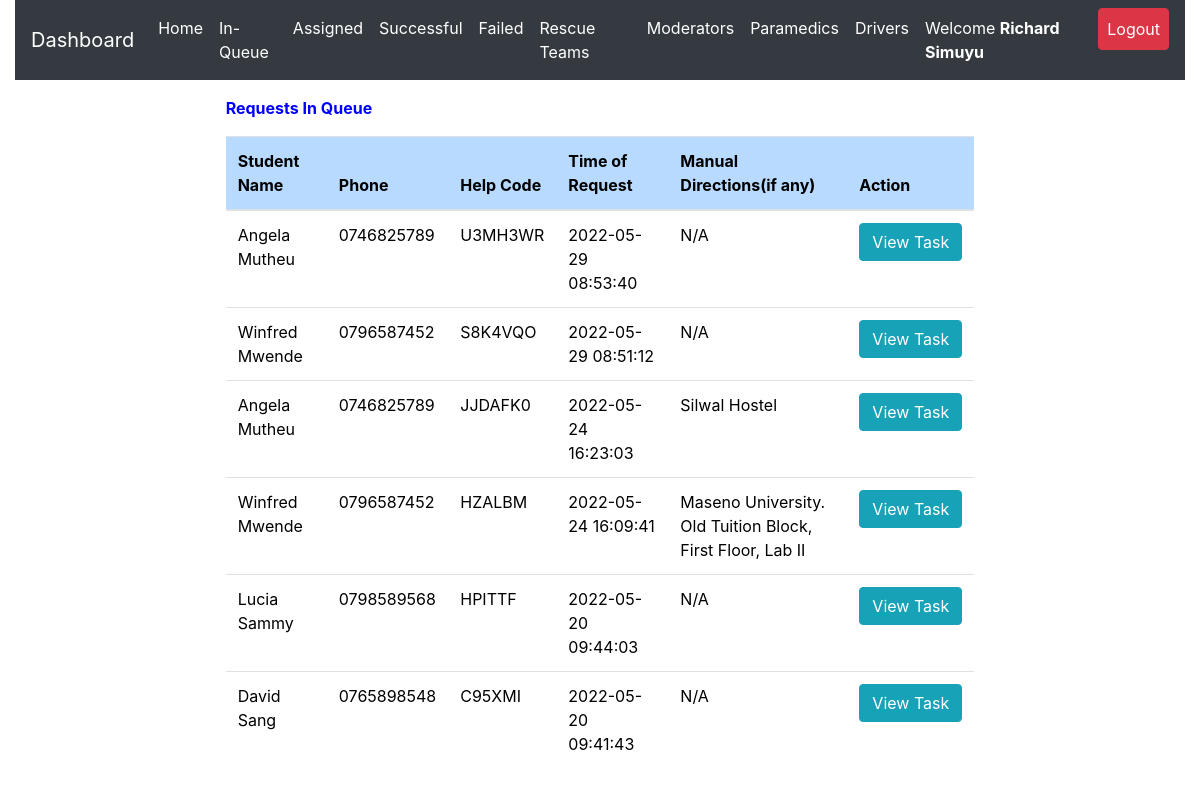
The page /admin/inqueue.php (signed in) on the database its author committed.
### tables this page shows
CREATE TABLE `request_status` (
  `id` int(20) NOT NULL,
  `helpID` varchar(50) NOT NULL,
  `ip_address` varchar(100) NOT NULL,
  `request_latitude` varchar(50) NOT NULL DEFAULT '0',
  `request_longitude` varchar(50) NOT NULL DEFAULT '0',
  `status` varchar(50) DEFAULT 'Pending',
  `emergency_type` varchar(50) NOT NULL,
  `manual_directions` varchar(500) DEFAULT 'N/A',
  `emergency_description` varchar(255) DEFAULT 'No Description',
  `admNo` varchar(255) NOT NULL,
  `timestamp` datetime NOT NULL DEFAULT CURRENT_TIMESTAMP
);

CREATE TABLE `student_details` (
  `id` int(20) NOT NULL,
  `regNum` varchar(255) NOT NULL,
  `firstname` varchar(255) NOT NULL,
  `lastname` varchar(255) NOT NULL,
  `emailaddress` varchar(255) NOT NULL,
  `phonenumber` varchar(15) NOT NULL,
  `password` varchar(255) NOT NULL,
  `password_reset_token` varchar(500) DEFAULT NULL,
  `date` datetime NOT NULL DEFAULT CURRENT_TIMESTAMP
);

### admin/inqueue.php (the view, shortened to what this page needs)
<?php
include 'server.php';
$admin_id = $_SESSION['admin_id'];
$admin_fname = $_SESSION['admin_firstname'];
$admin_lname = $_SESSION['admin_lastname'];
$admin_name = $admin_fname. " ".$admin_lname;
?>
<!DOCTYPE html>
<html lang="en">
<head>
<?php include './includes/header.php'; ?>
</head>
  <body>
    <?php include './includes/navbar.php'; ?>
  <div class="row m-3">
<div class="col-md-2"></div>
    <div class="col-md-8">
<div class="table-responsive-lg">
    <table class="table" style='color:black'>
        <thead>
          <p  style='color:blue; font-weight:bold'>
          Requests In Queue
</p>
            <tr >
              <th scope="col" class="table-primary">Student Name</th>
              <th scope="col" class="table-primary">Phone</th>
              <th scope="col" class="table-primary">Help Code</th>
              <th scope="col" class="table-primary">Time of Request</th>
              <th scope="col" class="table-primary">Manual Directions(if any)</th>
              <th scope="col" class="table-primary">Action</th>
            </tr>
          </thead>
          <tbody>
    <?php
    if($admin_id){
        $data_fetch_query = "SELECT request_status.id, request_status.helpID,request_status.manual_directions,request_status.status,request_status.emergency_description,
        request_status.admNo,request_status.timestamp,student_details.regNum,student_details.regNum,
        student_details.firstname,student_details.lastname,student_details.phonenumber
        FROM request_status
        INNER JOIN student_details ON request_status.admNo = student_details.regNum  WHERE request_status.status ='Pending' order by request_status.timestamp DESC;";
        $data_result = mysqli_query($db, $data_fetch_query);
        if ($data_result->num_rows > 0){
            while($row = $data_result->fetch_assoc()) {
            $help_code=$row["helpID"];
            $request_status=$row["status"];
            $name=$row["firstname"] ." ".$row["lastname"];
            $phone=$row["phonenumber"];
            $description=$row["emergency_description"];
        echo "<tr style='font-weight:normal'> <td>" .$row["firstname"]." ".$row["lastname"]. "</td>";
        echo "<td>" .$row["phonenumber"]."</td>";
        echo "<td>" .$row["helpID"]."</td>";
        echo "<td>" .$row["timestamp"]."</td>";
        echo "<td>" .$row["manual_directions"]."</td>";
        echo "<td>
        <form method ='POST' action='server.php'>
        <input  type='text' hidden name='help_code' value='$help_code'>
        <input type='submit'  data-description ='$description' data-adminname='$admin_name' data-adminid='$admin_id' data-helpcode='$help_code' data-name='$name' data-phone='$phone' data-status='$request_status' value='View Task' id='view_task_button' class='btn btn-info taskViewButton'>
        </form>
        </td> </tr>";
        }
        }else{
        echo "<td>"."No Requests Found"."</td>";
        }
        } else{
            echo "<td>"."No Data Found"."</td>";
        }
?>
          </tbody>
    </table>
  </div>
  </div>
  <div class="col-md-2"></div>
</div>
  </body>
</html>

### rows shown on the page
request_status: admNo.firstname "Angela", admNo.lastname "Mutheu", admNo.phonenumber "0746825789", helpID "U3MH3WR", timestamp "2022-05-29 08:53:40", manual_directions "N/A"
request_status: admNo.firstname "Winfred", admNo.lastname "Mwende", admNo.phonenumber "0796587452", helpID "S8K4VQO", timestamp "2022-05-29 08:51:12", manual_directions "N/A"
request_status: admNo.firstname "Angela", admNo.lastname "Mutheu", admNo.phonenumber "0746825789", helpID "JJDAFK0", timestamp "2022-05-24 16:23:03", manual_directions "Silwal Hostel"
request_status: admNo.firstname "Winfred", admNo.lastname "Mwende", admNo.phonenumber "0796587452", helpID "HZALBM", timestamp "2022-05-24 16:09:41", manual_directions "Maseno University. Old Tuition Block, First Floor, Lab II"
request_status: admNo.firstname "Lucia", admNo.lastname "Sammy", admNo.phonenumber "0798589568", helpID "HPITTF", timestamp "2022-05-20 09:44:03", manual_directions "N/A"
request_status: admNo.firstname "David", admNo.lastname "Sang", admNo.phonenumber "0765898548", helpID "C95XMI", timestamp "2022-05-20 09:41:43", manual_directions "N/A"

### other values the page prints
$_SESSION['admin_firstname'] "Richard"
$_SESSION['admin_lastname'] "Simuyu"
